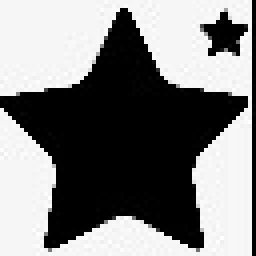
#> input picture star_64.jpg, 64 x 64 px (shown 4 times larger)
$ jupyter execute --allow-errors gencol_pulp.ipynb
#> lines starting #> are read from the running program, lines starting #| are printed output that depends on the picture
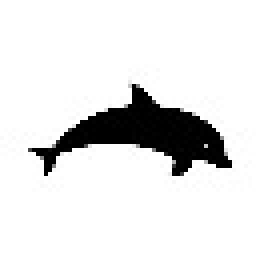
#> input picture dolphin_64.jpg, 64 x 64 px (shown 4 times larger)
#> `normalized_img1 = 1 - normalized_img1`:
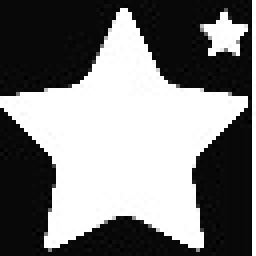
#> normalized_img1: shape (64, 64) float64 (shown 4 times larger); min 0, max 1, mean 0.493
#> `normalized_img2 = 1 - normalized_img2`:
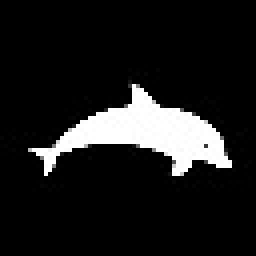
#> normalized_img2: shape (64, 64) float64 (shown 4 times larger); min 0, max 1, mean 0.111
[cell 1]
import matplotlib.pyplot as plt
import numpy as np
from gurobipy import Model, GRB
from tqdm import tqdm
from PIL import Image
import scipy.sparse as sp
import time
import itertools
import pulp

# [16 lines left out: functions barycentric_distance, get_cost, not called in this run]

def compute_gain_numba(current_kantorovich_u, current_kantorovich_v, cost, children):
    return current_kantorovich_u[children.transpose()[0]] + current_kantorovich_v[children.transpose()[1]] - cost

# [17 lines left out: function find_best_child, not called in this run]


class Genetic_Algorithm:
    def __init__(self, beta, img1, img2):
#> called with beta = 3
        self.beta = beta
        self.N = img1.shape[0]
#> self.N = 64
        self.M = img2.shape[0]
#> self.M = 64
        self.img1 = img1.flatten()
#> self.img1 = 4096 values, max 0.000495 at index 63, min 0 at index 889, mean 0.000244
        self.img2 = img2.flatten()
#> self.img2 = 4096 values, max 0.0022 at index 1506, min 0 at index 0, mean 0.000244
        self.current_gamma, self.active_indices = self.initialise_omega()
        self.current_kantorovich_u = None
        self.current_kantorovich_v = None
        self.current_cost_vector = None
        self.cost = []
        self.time_rmp = []
        self.time_drmp = []
        self.time_child = []
        self.children_sampled = []
        self.time_start_rmp = []
        self.time_start_drmp = []

    def barycentric_distance(self,x, y):
        # mean squared deviation from the classical barycenter of the xi
        #rescale x and y to be in [0,1]
        x = x / self.N
        y = y / self.M
        barycenter = x * 0.5 + y * 0.5
        barycenter = 0.5 * np.sum((x - barycenter) ** 2) + 0.5 * np.sum(
            (y - barycenter) ** 2)
        return barycenter

    def get_cost(self):
        #for each pair of active pixels, compute the cost of moving the first pixel to the second
        indices_img1 = np.array(np.unravel_index(self.active_indices.transpose()[0], (self.N, self.N))).transpose()
        indices_img2 = np.array(np.unravel_index(self.active_indices.transpose()[1], (self.M, self.M))).transpose()
        cost_vector = np.array([self.barycentric_distance(i, j) for i,j in zip(indices_img1, indices_img2)])
        return cost_vector
    # [4 lines left out: function get_single_cost, not called in this run]

    def initialise_omega(self):
        #the north west rule is used to initialise omega
        #we start with the first pixel of each image
        omega = [[0,0]]
        i, j = 0, 0
        b = np.array([self.img1[0], self.img2[0]])
#> b = [1.75e-05, 0]
        gamma = []
        current_gamma = [min(b[0], b[1])]
#> current_gamma = [0]
        while i < self.N**2-1 and j < self.M**2-1:
            gamma = min(b[0], b[1])
            b = b - gamma
            if np.argmin(b) == 0:
                i += 1
                b[0] += self.img1[i]
                omega.append([i, j])
                current_gamma.append(gamma)
            else:
                j += 1
                b[1] += self.img2[j]
                omega.append([i, j])
                current_gamma.append(gamma)
#> after the loop, b = [0.000495, 3.91e-06]; current_gamma = 7081 values, max 0.000495 at index 1537, min 0 at index 0, mean 0.000141; i = 4095; j = 2985; omega = 7081 pairs, first value 0 to 4095, second value 0 to 2985
        while i < self.N**2-1:
            i += 1
            omega.append([i, j])
            current_gamma.append(0)
#> this loop made 0 passes
#> after the loop, i = 4095
        while j < self.M**2-1:
            j += 1
            omega.append([i, j])
            current_gamma.append(0)
#> after the loop, current_gamma = 8191 values, max 0.000495 at index 1537, min 0 at index 0, mean 0.000122; j = 4095; omega = 8191 pairs, first value 0 to 4095, second value 0 to 4095
#> in __init__, `self.current_gamma, self.active_indices = self.initialise_omega()`: self.current_gamma = 4.71e-06; self.active_indices has the same summary as omega in initialise_omega

        return np.array(gamma), np.array(omega)
    def run(self, max_iter, chunk_size):
#> called with max_iter = 500, chunk_size = 5000
        for _ in tqdm(range(max_iter)):
            self.solve_RMP()
            self.solve_DRMP()
            gain = -1
            best_gain = -1
            best_child = None
            samples = 0
            start = time.time()
            non_zero_indices = self.active_indices[np.nonzero(self.current_gamma)]
            generator = itertools.product(non_zero_indices, np.arange(self.N**2))
            sample = 0

            while True:
                #slice the generator into chunks of size chunk_size and get separately the non zero indices and the index

                chunk = list(itertools.islice(generator, chunk_size))
                if not chunk:
                    break
                # get the first element for each element of the chunk
                parent, half_child = np.array(chunk).transpose()
                #transform the list of arrays into an array of arrays
                parent = np.array(parent.tolist()).transpose()
                best_gain, best_child = find_best_child(parent, half_child, self.current_kantorovich_u, self.current_kantorovich_v, self.N)

                if best_gain > 0:
                    break
                sample += chunk_size

            if best_gain<=0:
                break
            self.children_sampled.append(sample)
            self.time_child.append(time.time() - start)
            self.active_indices = np.vstack((self.active_indices, best_child))
            self.current_cost_vector = np.append(self.current_cost_vector, self.get_single_cost(best_child))
            self.current_gamma = np.append(self.current_gamma, 0)
            if self.active_indices.shape[0] > self.beta*(self.N**2 + self.M**2):
                #delete first (beta-1)*(N^2 + M^2) 0 entries
                zero_indices = np.where(self.current_gamma == 0)[:beta]
                self.active_indices = np.delete(self.active_indices, zero_indices, axis=0)
                self.current_cost_vector = np.delete(self.current_cost_vector, zero_indices)
                self.current_gamma = np.delete(self.current_gamma, zero_indices)
#> (the call stopped at in solve_RMP, `prob = pulp.LpProblem("RMP", pulp.LpMinimize)`: pulp is not available in this run)


    def compute_gain(self, child):
        return self.current_kantorovich_u[child[0]] + self.current_kantorovich_v[child[1]] - self.get_single_cost(child)


    def solve_RMP(self):
        start = time.time()
        if self.current_cost_vector is None:
            self.current_cost_vector = self.get_cost()
        mu = self.img1
        nu = self.img2
        prob = pulp.LpProblem("RMP", pulp.LpMinimize)
        if self.current_gamma is None:
            gamma_vars = pulp.LpVariable.dicts("Gamma", range(len(self.current_cost_vector)), 0)
        else:
            gamma_vars = pulp.LpVariable.dicts("Gamma", self.current_gamma, 0, 1)
        prob += pulp.lpSum([self.current_cost_vector[i] * gamma_vars[i] for i in range(len(self.current_cost_vector))])
        for indices in range(self.N**2):
            #find all the indices in self.active_indices that have the same first index
            gamma_indices = np.where(self.active_indices.transpose()[0] == indices)[0]
            prob += pulp.lpSum([gamma_vars[i] for i in gamma_indices]) == mu[indices]
        for indices in range(self.M**2):
            #find all the indices in self.active_indices that have the same second index
            gamma_indices = np.where(self.active_indices.transpose()[1] == indices)[0]
            prob += pulp.lpSum([gamma_vars[i] for i in gamma_indices]) == nu[indices]
        if self.current_gamma is not None:
            gamma_vars.set
        prob.solve()
        self.current_gamma = np.array([gamma_vars[i].varValue for i in range(len(self.current_cost_vector))])
        self.cost.append(pulp.value(prob.objective))
        self.time_rmp.append(time.time() - start)


    # [15 lines left out: function solve_DRMP, not called in this run]

    def get_mean(self, par):
        indices_x = np.unravel_index(self.active_indices.transpose()[0], (img1.shape[0], img1.shape[0]))
        indices_y = np.unravel_index(self.active_indices.transpose()[1], (img2.shape[0], img2.shape[0]))
        mean = (par * indices_x[0] + (1 - par) * indices_y[0]).astype('int'), (
                    par * indices_x[1] + (1 - par) * indices_y[1]).astype('int')
        #transform the mean back to a 1d index
        mean = np.ravel_multi_index(mean, (img1.shape[0], img1.shape[0]))
        #check how many coordinates of mean and indices_x are the same
        gamma = sp.csr_matrix((self.current_gamma, (self.active_indices.transpose()[0], mean)),
                              shape=(img1.shape[0] ** 2, img2.shape[0] ** 2))
        return gamma.todense().transpose().dot(normalized_img1.flatten()).reshape(img1.shape[0], img1.shape[0])

    def plot(self):
        plt.close()
        fig, axs = plt.subplots(2, 6)
        axs[0][0].imshow(self.get_mean(1), cmap='gray')
        axs[0][1].imshow(self.get_mean(0.95), cmap='gray')
        axs[0][2].imshow(self.get_mean(0.9), cmap='gray')
        axs[0][3].imshow(self.get_mean(0.8), cmap='gray')
        axs[0][4].imshow(self.get_mean(0.7), cmap='gray')
        axs[0][5].imshow(self.get_mean(0.6), cmap='gray')
        axs[1][0].imshow(self.get_mean(0.5), cmap='gray')
        axs[1][1].imshow(self.get_mean(0.4), cmap='gray')
        axs[1][2].imshow(self.get_mean(0.3), cmap='gray')
        axs[1][3].imshow(self.get_mean(0.2), cmap='gray')
        axs[1][4].imshow(self.get_mean(0.1), cmap='gray')
        axs[1][5].imshow(self.get_mean(0), cmap='gray')
        plt.show()
    # [5 lines left out: function reduce, not called in this run]

#> (a cell that did not finish here is left out)

[cell 3]
plt.plot(ga.cost)
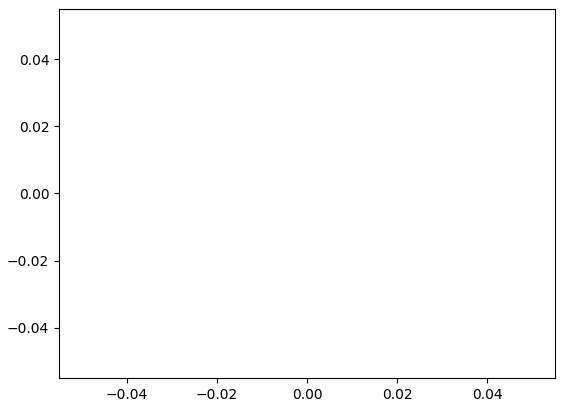
#> figure drawn by matplotlib, 1 panel
